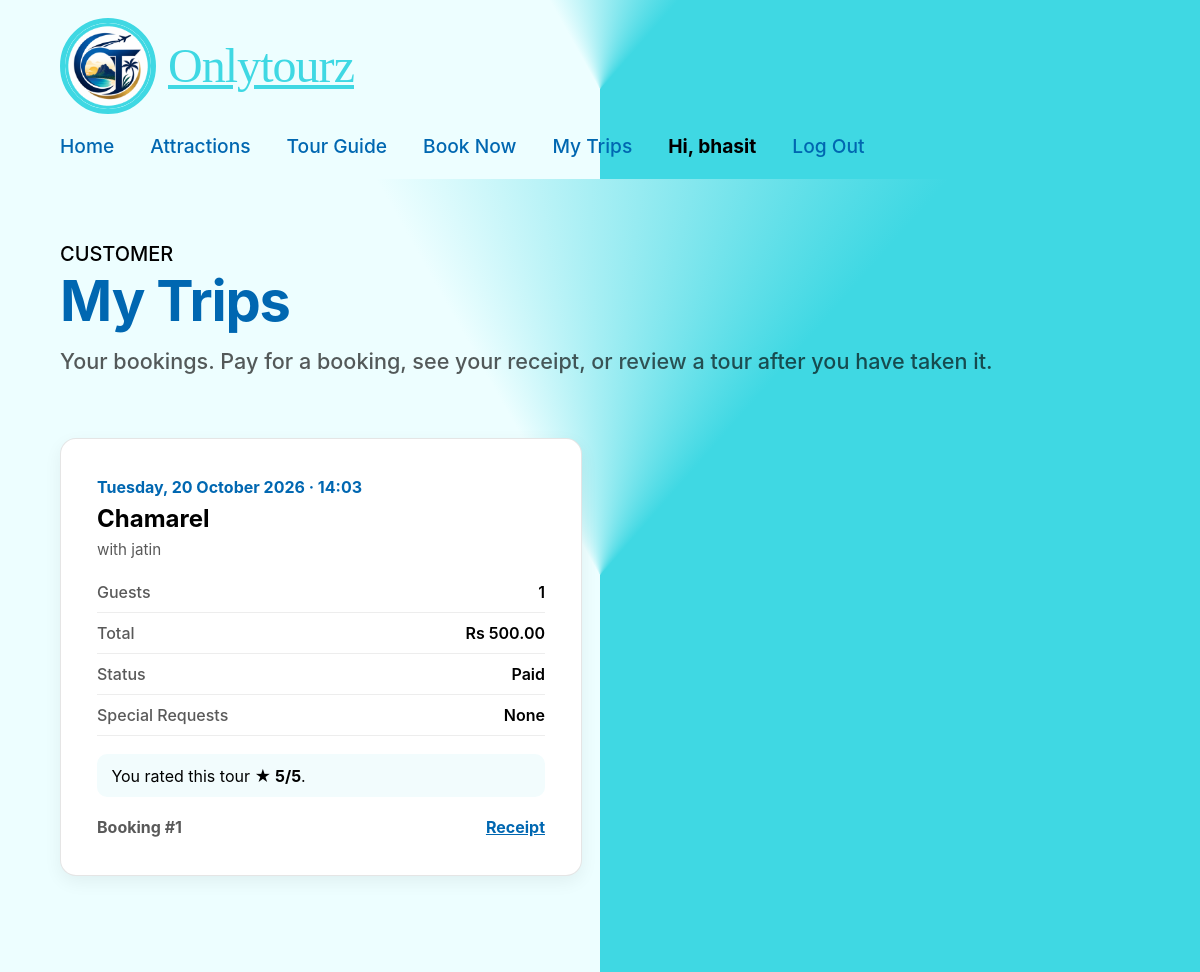
Before: /trips/ (signed in) with the older database file.
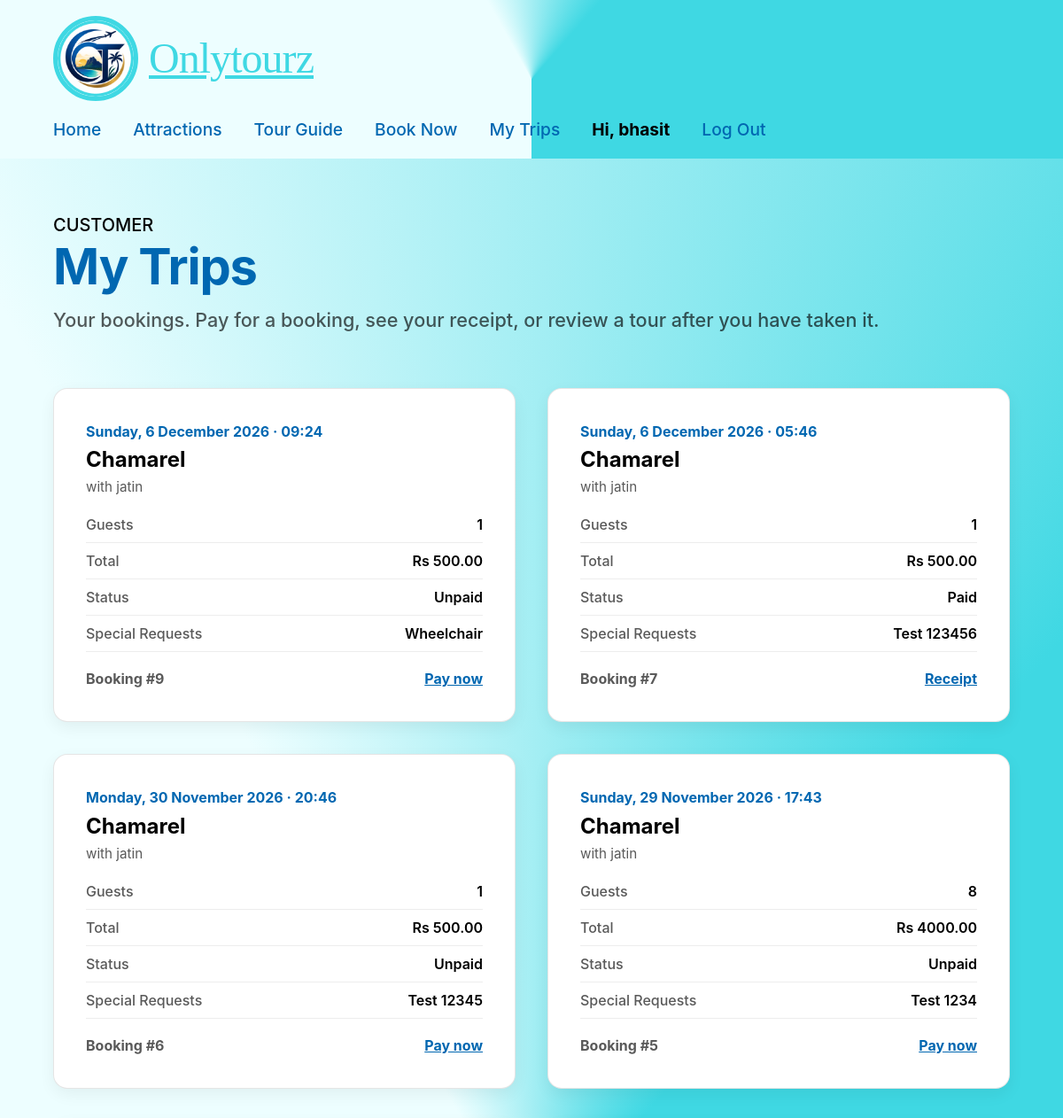
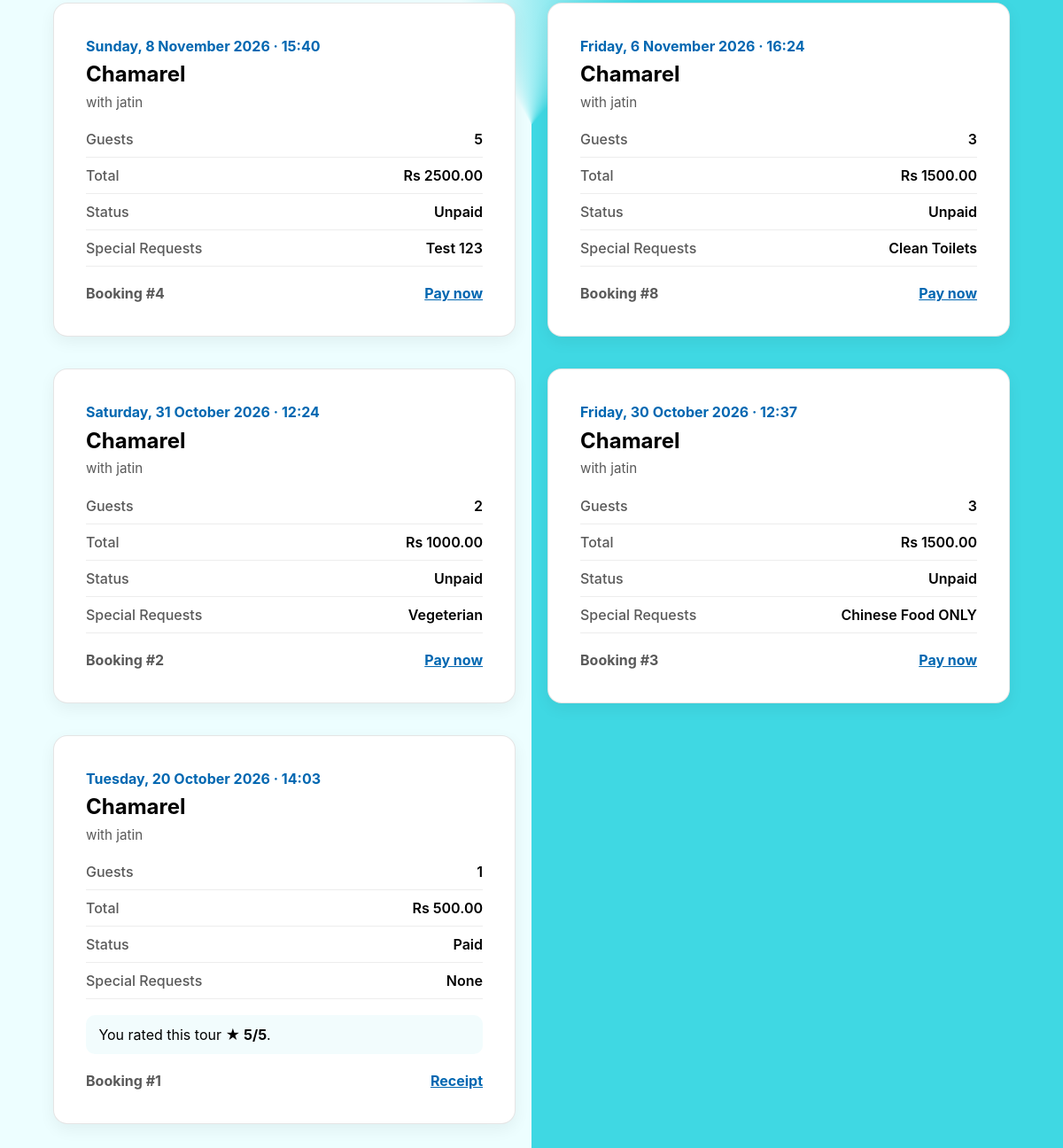
After: the same page with the newer database file (2 pictures, top to bottom).
### OnlyToursApp/models.py (models this page shows, shortened)
class Booking(models.Model):
	BOOKING_STATUS_CHOICES = (
        ("PENDING" , "pending"),
        ("ACCEPTED" , "accepted"),
        ("DECLINED" , "declined"),
        ("CANCELLED" , "cancelled"),
        ("PAID" , "paid"),
        ("UNPAID" , "unpaid"),
    )
	BookingID = models.AutoField(primary_key=True, help_text='Unique ID for the booking')
	Customer = models.ForeignKey(Customer, on_delete=models.CASCADE, help_text="Choose a Customer")
	Listing = models.ForeignKey(Listings, on_delete=models.CASCADE, help_text="Choose a Tour")
	DateTimeRequested = models.DateTimeField(auto_now_add=True)
	TourDate = models.DateField()
	TimeSlot = models.TimeField(help_text='Enter the preferred time')
	TotalPrice = models.DecimalField(decimal_places=2, max_digits=10)
	NumberOfParticipants = models.IntegerField(null=True, blank=True, help_text='Enter the Number of Participants')
	BookingStatus = models.CharField(max_length=20, choices = BOOKING_STATUS_CHOICES)
	SpecialRequests = models.TextField(null=True, blank=True, max_length=500, help_text='Any special requests')

class Listings(models.Model):
	LISTING_STATUS_CHOICES = (
		("ACTIVE", "active"),
		("INACTIVE", "inactive"),
	)
	ListingID = models.AutoField(primary_key=True, help_text='Unique ID for the listing')
	Guide = models.ForeignKey(TourGuide, on_delete=models.CASCADE, help_text="Choose a Guide")
	TourName = models.CharField(null=False, blank=False, max_length=200, help_text='Enter the name of the tour')
	LDescription = models.TextField(null=False, blank=False, help_text='Enter a description of the tour')
	Duration = models.DecimalField(null=False, blank=False, max_digits=4, decimal_places=1, help_text='Enter the duration of the tour in hours')
	MeetingPoint = models.CharField(null=False, blank=False, max_length=200, help_text='Enter the meeting point of the tour')
	Price = models.DecimalField(null=False, blank=False, max_digits=10, decimal_places=2, help_text='Enter the price per person')
	AvailabilityDate = models.DateField(null=False, blank=False, help_text='Enter the date the tour is available')
	ListingsStatus = models.CharField(max_length=20, choices=LISTING_STATUS_CHOICES, help_text='Select the status of the listing')
	DateCreated = models.DateField(null=False, blank=False, auto_now_add=True)
	Attraction = models.ManyToManyField('Attractions')

class Review(models.Model):
	ReviewID = models.AutoField(primary_key=True, help_text='Unique ID for the review')
	Booking = models.OneToOneField(Booking, on_delete=models.CASCADE, help_text="Choose the Booking being reviewed")
	Rating = models.IntegerField(
		validators=[MinValueValidator(1), MaxValueValidator(5)],
		help_text='Enter a rating from 1 to 5'
	)
	Comment = models.TextField(null=True, blank=True, help_text='Enter your comment')
	DateSubmitted = models.DateTimeField(auto_now_add=True)
	IsFlagged = models.BooleanField(default=False, help_text='Indicate whether the review has been flagged')
	GuideResponse = models.TextField(null=True, blank=True, help_text='Response from the guide')

### OnlyToursApp/views.py (the view)
# urls.py: path('trips/', views.my_trips, name='my_trips'),
@login_required
def my_trips(request):
	customer = get_object_or_404(Customer, pk=request.user.pk)
	today = timezone.localdate()
	trips = Booking.objects.filter(Customer=customer).select_related('Listing', 'Listing__Guide').order_by('-TourDate', '-BookingID')
	for booking in trips:
		reviews = Review.objects.filter(Booking=booking)
		booking.my_review = None
		if len(reviews) > 0:
			booking.my_review = reviews[0]
		booking.can_review = booking.BookingStatus == 'PAID' and booking.TourDate < today and booking.my_review is None
	return render(request, 'my_trips.html', {'trips': trips})

### OnlyToursApp/templates/my_trips.html (shortened to what this page needs)
{% extends 'base.html' %}
{% load static %}
{% block extra_css %}
  <link rel="stylesheet" href="{% static 'css/guide_bookings.css' %}">
  <link rel="stylesheet" href="{% static 'css/reviews.css' %}?v=1">
{% endblock %}
{% block content %}
<div class="gb-page site-brand-gradient">
  <div class="gb-inner">
    <div class="gb-intro">
      <p class="gb-eyebrow">CUSTOMER</p>
      <h1 class="gb-title">My Trips</h1>
      <p class="gb-lead">Your bookings. Pay for a booking, see your receipt, or review a tour after you have taken it.</p>
    </div>
    <div class="gb-grid">
      {% for trip in trips %}
      <article class="gb-card">
        <header class="gb-card-head">
          <p class="gb-when">{{ trip.TourDate|date:"l, j F Y" }} &middot; {{ trip.TimeSlot|time:"H:i" }}</p>
          <h3 class="gb-tour">{{ trip.Listing.TourName }}</h3>
          <p class="gb-meeting">with {{ trip.Listing.Guide.first_name }} {{ trip.Guide.last_name }}</p>
        </header>
        <dl class="gb-details">
          <div><dt>Guests</dt><dd>{{ trip.NumberOfParticipants }}</dd></div>
          <div><dt>Total</dt><dd>Rs {{ trip.TotalPrice }}</dd></div>
         <div><dt>Status</dt><dd>{{ trip.get_BookingStatus_display|capfirst }}</dd></div>
          <div><dt>Special Requests</dt><dd>{{ trip.SpecialRequests }}</dd></div>
        </dl>
        {% if trip.my_review %}
        <p class="review-done">You rated this tour <strong>&#9733; {{ trip.my_review.Rating }}/5</strong>.
          {% if trip.my_review.GuideResponse %}<br><strong>Reply from your guide:</strong> {{ trip.my_review.GuideResponse }}{% endif %}</p>
        {% endif %}
        <footer class="gb-card-foot">
          <span class="gb-ref">Booking #{{ trip.BookingID }}</span>
          {% if trip.BookingStatus == 'ACCEPTED' or trip.BookingStatus == 'UNPAID' %}
            <a class="trip-action" href="{% url 'OnlyToursApp:pay' trip.BookingID %}">Pay now</a>
          {% elif trip.BookingStatus == 'PENDING' %}
            <span class="gb-ref">Waiting for the guide</span>
          {% elif trip.BookingStatus == 'DECLINED' or trip.BookingStatus == 'CANCELLED' %}
            <span class="gb-ref">No longer available</span>
          {% elif trip.can_review %}
            <a class="trip-action" href="{% url 'OnlyToursApp:review' trip.BookingID %}">Leave a review</a>
          {% else %}
            <a class="trip-action" href="{% url 'OnlyToursApp:booked' trip.BookingID %}">Receipt</a>
          {% endif %}
        </footer>
      </article>
      {% empty %}
      <p class="gb-empty">You have no bookings yet. <a href="{% url 'OnlyToursApp:booknow' %}">Book your first tour.</a></p>
      {% endfor %}
    </div>
  </div>
</div>
{% endblock %}

Changed rows visible on the page:
added Booking: TourDate "Sunday, 6 December 2026", TimeSlot "09:24", Listing.TourName "Chamarel", Listing.Guide.first_name "jatin", NumberOfParticipants "1", TotalPrice "500.00", BookingStatus "Unpaid", SpecialRequests "Wheelchair", BookingID "9", shows "Pay now"
added Booking: TourDate "Sunday, 6 December 2026", TimeSlot "05:46", Listing.TourName "Chamarel", Listing.Guide.first_name "jatin", NumberOfParticipants "1", TotalPrice "500.00", BookingStatus "Paid", SpecialRequests "Test 123456", BookingID "7", shows "Receipt"
added Booking: TourDate "Monday, 30 November 2026", TimeSlot "20:46", Listing.TourName "Chamarel", Listing.Guide.first_name "jatin", NumberOfParticipants "1", TotalPrice "500.00", BookingStatus "Unpaid", SpecialRequests "Test 12345", BookingID "6", shows "Pay now"
added Booking: TourDate "Sunday, 29 November 2026", TimeSlot "17:43", Listing.TourName "Chamarel", Listing.Guide.first_name "jatin", NumberOfParticipants "8", TotalPrice "4000.00", BookingStatus "Unpaid", SpecialRequests "Test 1234", BookingID "5", shows "Pay now"
added Booking: TourDate "Sunday, 8 November 2026", TimeSlot "15:40", Listing.TourName "Chamarel", Listing.Guide.first_name "jatin", NumberOfParticipants "5", TotalPrice "2500.00", BookingStatus "Unpaid", SpecialRequests "Test 123", BookingID "4", shows "Pay now"
added Booking: TourDate "Friday, 6 November 2026", TimeSlot "16:24", Listing.TourName "Chamarel", Listing.Guide.first_name "jatin", NumberOfParticipants "3", TotalPrice "1500.00", BookingStatus "Unpaid", SpecialRequests "Clean Toilets", BookingID "8", shows "Pay now"
added Booking: TourDate "Saturday, 31 October 2026", TimeSlot "12:24", Listing.TourName "Chamarel", Listing.Guide.first_name "jatin", NumberOfParticipants "2", TotalPrice "1000.00", BookingStatus "Unpaid", SpecialRequests "Vegeterian", BookingID "2", shows "Pay now"
added Booking: TourDate "Friday, 30 October 2026", TimeSlot "12:37", Listing.TourName "Chamarel", Listing.Guide.first_name "jatin", NumberOfParticipants "3", TotalPrice "1500.00", BookingStatus "Unpaid", SpecialRequests "Chinese Food ONLY", BookingID "3", shows "Pay now"
